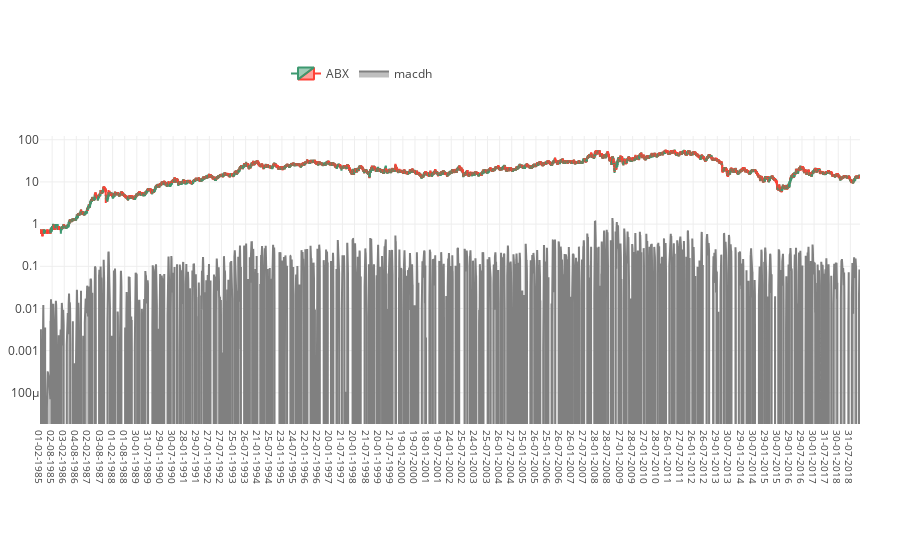

Notebook code for this chart:
### Code cell
layout=dict()

fig = dict(data=data, layout=layout)
fig['layout'] = dict()


fig['layout']['xaxis'] = dict(type ='category', \
                              tickfont=dict(size=10),\
                              rangeselector = dict(visible = True), rangeslider = dict(visible = False))

fig['layout']['yaxis'] = dict(domain = [0, 0.2], showticklabels = False, autorange=True, type='log')
fig['layout']['yaxis2'] = dict(domain = [0.2, 0.8], autorange=True, type='log')
fig['layout']['legend'] = dict( orientation = 'h', y=0.9, x=0.3, yanchor='bottom' )
fig['layout']['margin'] = dict( t=40, b=40, r=40, l=40 )


fig['data'].append( dict( x=df.Date_2, 
                         y=df.macdh,   
         
                         fill= 'tozeroy',
                         marker={"color": "grey"},
                         name='macdh',
                         type='scatter',
                         
                         yaxis='y2'
                          ) )

plotly.offline.iplot(fig)

### Figure 1 — Plotly figure (JSON) as saved in the notebook; plotly's stock layout.template omitted (floating-point values rounded to 4 significant figures; data arrays with more than 128 entries replaced by an {"elided": "..."} marker saying what was removed)
{"data": [{"close": {"elided": "8543 float values"}, "high": {"elided": "8543 float values"}, "low": {"elided": "8543 float values"}, "name": "ABX", "open": {"elided": "8543 float values"}, "type": "candlestick", "uid": "b0c0411f-9d8c-47b6-8965-b6c959be7834", "x": {"elided": "8543 str values"}, "yaxis": "y2"}, {"fill": "tozeroy", "marker": {"color": "grey"}, "name": "macdh", "type": "scatter", "uid": "0e7e1d03-8bce-474c-aefb-f83939d85335", "x": {"elided": "8543 str values"}, "y": {"elided": "8543 float values"}, "yaxis": "y2"}], "layout": {"legend": {"orientation": "h", "x": 0.3, "y": 0.9, "yanchor": "bottom"}, "margin": {"b": 40, "l": 40, "r": 40, "t": 40}, "xaxis": {"rangeselector": {"visible": true}, "rangeslider": {"visible": false}, "tickfont": {"size": 10}, "type": "category"}, "yaxis": {"autorange": true, "domain": [0, 0.2], "showticklabels": false, "type": "log"}, "yaxis2": {"autorange": true, "domain": [0.2, 0.8], "type": "log"}}}
